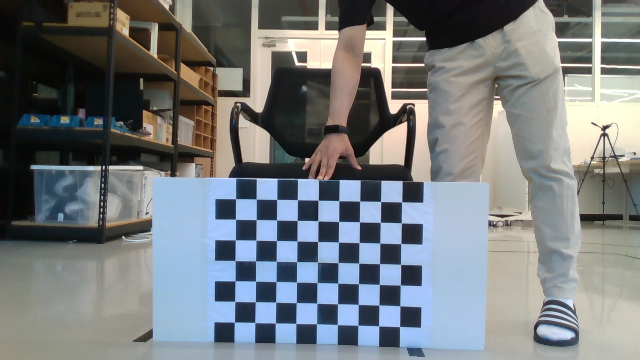
#> input picture erp-cml/camera_data/calibration/image.png, 640 x 360 px
$ python calibration.py
#> lines starting #> are read from the running program, lines starting #| are printed output that depends on the picture; after the words box and inside, x2 and y2 are one past the last pixel; in counts of white or black regions, pixels touching at a corner belong together
import cv2
import numpy as np


file_name = 'image.png'
# mtx = np.array([[337.5550842285156,                   0, 322.2391662597656],
#                 [                0,  337.5550842285156, 179.506591796875],
#                 [                0,                   0,                 1]])  # Zed left camera & 640x360 image
# mtx = np.array([[ 908.9029541015625,                0.0,  639.3457641601562],
#                 [               0.0,   908.635009765625, 360.27484130859375],
#                 [               0.0,                0.0,                1.0]])  # realsense camera & 1280x720 image
mtx = np.array([[ 454.18850708,                0.0,  322.35043335],
                [               0.0,   453.9779052, 179.39408875],
                [               0.0,                0.0,                1.0]])
dist = np.array([0.0, 0.0, 0.0, 0.0, 0.0])

T_vb = np.array([[ 0, 0, 1, 155.0],
                 [ 0,-1, 0,  30.0],
                 [ 1, 0, 0,  5.0],
                 [ 0, 0, 0,   1.0]])


CHECKERBOARD = (7,9) # 체커보드 행과 열당 내부 코너 수
criteria = (cv2.TERM_CRITERIA_EPS + cv2.TERM_CRITERIA_MAX_ITER, 100, 0.001)
# 3D 점의 세계 좌표 정의
objp = np.zeros((1, CHECKERBOARD[0] * CHECKERBOARD[1], 3), np.float32)
objp[0,:,:2] = np.mgrid[0:CHECKERBOARD[0], 0:CHECKERBOARD[1]].T.reshape(-1, 2) * 5  # 체커보드의 각 사각형 길이
objpoints = []
imgpoints = []
axis = np.float32([[10,0,0], [0,10,0], [0,0,5]]).reshape(-1,3)


def draw(img, corners, imgpts):  # bgr -> rgb 순서로 바꿈
    c = corners[0].ravel()
    corner = (int(c[0]), int(c[1]))
    cv2.line(img, corner, (int(imgpts[0][0][0]), int(imgpts[0][0][1])), (0,0,255), 2)
    cv2.line(img, corner, (int(imgpts[1][0][0]), int(imgpts[1][0][1])), (0,255,0), 2)
    cv2.line(img, corner, (int(imgpts[2][0][0]), int(imgpts[2][0][1])), (255,0,0), 2)
    return img


img = cv2.imread(file_name)
#> img is the input picture: shape (360, 640, 3); mean B, G, R 125.6, 123.1, 118.6
gray = cv2.cvtColor(img,cv2.COLOR_BGR2GRAY)
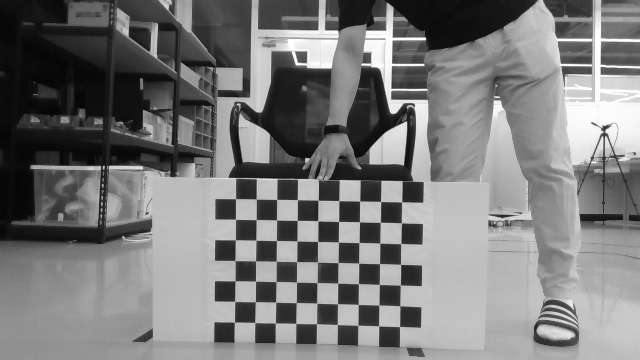
#> gray: shape (360, 640); min 4, max 255, mean 122
# 이미지에서 원하는 개수의 코너가 발견되면 ret = true
ret, corners = cv2.findChessboardCorners(gray, CHECKERBOARD, None)
#> ret = True; corners = 63 rows, first 8: [234.4, 322.1], [234.6, 301.4], [235, 280.8], [234.8, 260.5], [235.4, 239.7], [235.5, 219.3], [235.5, 198.6], [254.6, 322.6]
# 원하는 개수의 코너가 감지되면 픽셀 좌표 미세조정 -> 체커보드 이미지 표시
if ret == True:
    objpoints.append(objp)
    # 주어진 2D 점에 대한 픽셀 좌표 미세조정
    corners2 = cv2.cornerSubPix(gray, corners, (11,11), (-1,-1), criteria)
#> corners2 = 63 rows, first 8: [234.4, 322], [234.6, 301.4], [235, 280.8], [235, 260.5], [235.3, 239.7], [235.5, 219.3], [235.5, 198.7], [254.8, 322.5]
    imgpoints.append(corners2)

    img = cv2.drawChessboardCorners(img, CHECKERBOARD, corners2, ret)
    _, rvecs, tvecs = cv2.solvePnP(objp, corners2, mtx, dist)
#> rvecs = [-0.0191, 0.0458, -1.56]; tvecs = [-21.43, 34.7, 110.8]

    # world axis project to image plane
    imgpts, _ = cv2.projectPoints(axis, rvecs, tvecs, mtx, dist)
#> imgpts = [[235, 280.8], [275.3, 322.8], [239.1, 315.1]]
    img = draw(img, corners2, imgpts)
#> in draw, `c = corners[0].ravel()`: c = [234.4, 322]
#> in draw, `corner = (int(c[0]), int(c[1]))`: corner = (234, 322)
#> in draw, `cv2.line(img, corner, (int(imgpts[0][0][0]), int(imgpts[0][0][1])), (0..`: img: shape (360, 640, 3); mean B, G, R 123.4, 122.5, 120.2
#> in draw, `cv2.line(img, corner, (int(imgpts[1][0][0]), int(imgpts[1][0][1])), (0..`:
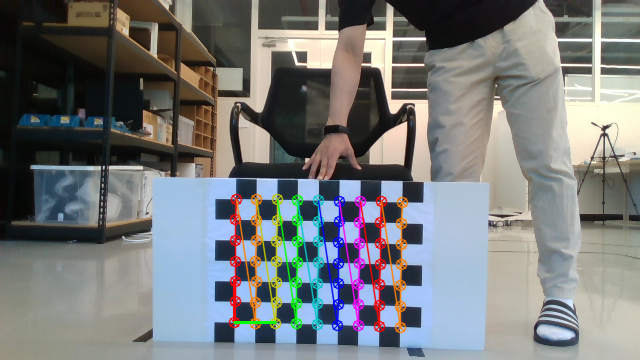
#> img: shape (360, 640, 3); mean B, G, R 123.3, 122.5, 120.1
#> in draw, `cv2.line(img, corner, (int(imgpts[2][0][0]), int(imgpts[2][0][1])), (2..`: img: shape (360, 640, 3); 0.02% of pixels changed, all inside (x1, y1, x2, y2) = (233, 314, 241, 324)

    cv2.imshow('img',img)
    cv2.imwrite("modified_image.png", img)
    cv2.waitKey(0)
    cv2.destroyAllWindows()


# print("rvecs : \n", rvecs) # rotation
# print("tvecs : \n", tvecs) # translation
rot_matrix, _ = cv2.Rodrigues(rvecs)
#> rot_matrix = [[0.0148, 0.999, 0.0415], [-1, 0.0155, -0.0167], [-0.0173, -0.0412, 0.999]]
T_cb = np.vstack([np.hstack([rot_matrix, tvecs]), [0,0,0,1]])
#> T_cb = [[0.0148, 0.999, 0.0415, -21.43], [-1, 0.0155, -0.0167, 34.7], [-0.0173, -0.0412, 0.999, 110.8], [0, 0, 0, 1]]
T_vc = T_vb @ np.linalg.inv(T_cb)
#> T_vc = [[0.0415, -0.0167, 0.999, 45.81], [-0.999, -0.0155, 0.0412, 4.56], [0.0148, -1, -0.0173, 41.92], [0, 0, 0, 1]]
print("T_vehicle-cam: \n", T_vc)
#| T_vehicle-cam:
#|  [[ 4.14811235e-02 -1.67221987e-02  9.98999342e-01  4.58149165e+01]
#|  [-9.99030049e-01 -1.54790444e-02  4.12232956e-02  4.56362457e+00]
#|  [ 1.47742110e-02 -9.99740350e-01 -1.73480671e-02  4.19248218e+01]
#|  [ 0.00000000e+00  0.00000000e+00  0.00000000e+00  1.00000000e+00]]
# [34 lines of commented-out code are left out]
